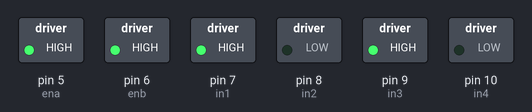
Recording of a sketch running on a simulated Arduino Uno, built with avr-gcc and run on an emulated ATmega328P. Shown: switched loads named in the sketch (green lamp = pin HIGH).

Above: at 0.1 s.
Timing chart, 0 to 1.6 s (numbered marks = the images above):
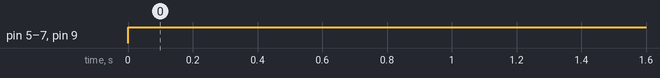

The sketch:

motor_driver.ino
```cpp
int ena = 5;
int in1 = 7;
int in2 = 8;
int enb = 6;
int in3 = 9;
int in4 = 10;
void setup() {
  // put your setup code here, to run once:
pinMode(ena,OUTPUT);
pinMode(in1,OUTPUT);
pinMode(in2,OUTPUT);
pinMode(enb,OUTPUT);
pinMode(in3,OUTPUT);
pinMode(in4,OUTPUT);
//digitalWrite(in1,LOW);
//digitalWrite(in2,LOW);
}

void loop() {
  // put your main code here, to run repeatedly:
analogWrite(ena,255);
analogWrite(enb,255);
digitalWrite(in1,HIGH);
digitalWrite(in2,LOW);
digitalWrite(in3,HIGH);
digitalWrite(in4,LOW);

//for(int i =0; i<256; i++){
//analogWrite(ena,i);
//delay(500);
//}
}
```

Measured:
- by itself, pin 5 (ena), pin 6 (enb), pin 7 (in1), pin 9 (in3): LOW → HIGH at 0.00 s
